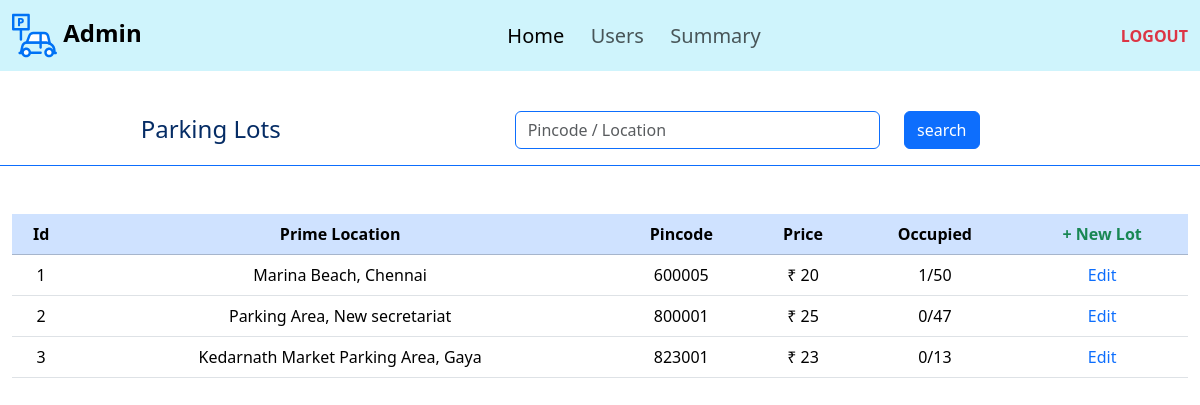
The page /admin (signed in) on the database its author committed.
### application/models.py (models this page shows)
class Parking_lot(db.Model):
    id = db.Column(db.Integer, primary_key=True ,autoincrement=True)
    max_spots = db.Column(db.Integer(), nullable=False)
    price = db.Column(db.Integer(), nullable=False)
    prime_location = db.Column(db.String(), unique=True, nullable=False)
    pincode = db.Column(db.Integer(), nullable=False)
    address = db.Column(db.String(), nullable=False)
    spots = db.relationship('Parking_spot', backref='parking_lot', lazy=True)
    bookings = db.relationship('Booking', backref='parking_lot', lazy=True, order_by='Booking.parking')

### application/controllers.py (the view, shortened to what this page needs)
@app.route('/admin', methods=['GET', 'POST'])
def admin():
    if 'user' not in session:
        return redirect(url_for('login'))
    u=User.query.filter(User.id==session['user']).first()
    if u.is_admin==True:
        lots=Parking_lot.query.all()
        o={}
        for lot in lots:
            o[lot.id]=sum(1 for i in lot.spots if i.is_occupied)
        return render_template('admin.html', parking_lots=lots, o=o)
    return redirect(url_for('user'))

### templates/admin.html (shortened to what this page needs)
{% extends "template.jinja" %}
{% block body %}
<nav class="navbar navbar-expand-lg bg-info-subtle">
    <div class="container-fluid">
        <a class="navbar-brand fs-4" href="/"><img src="/static/parking.svg" width="45" height="45"
                alt="ParkHere"><strong>&nbsp;Admin</strong></a>
        <div class="collapse navbar-collapse " id="navbarText">
            <ul class="navbar-nav m-auto mb-2 mb-lg-0">
                <li class="nav-item">
                    <a class="nav-link fs-5 active" aria-current="page" href="/admin">Home&nbsp;&nbsp;</a>
                </li>
                <li class="nav-item">
                    <a class="nav-link fs-5 " aria-current="page" href="/users">Users&nbsp;&nbsp;</a>
                </li>
                <li class="nav-item">
                    <a class="nav-link fs-5" aria-current="page" href="/summary">Summary&nbsp;&nbsp;</a>
                </li>
            </ul>
            <span class="navbar-text">
                <a class="link-danger link-underline-opacity-0" href="/logout"><b>LOGOUT</b></a>
            </span>
        </div>
    </div>
</nav>
<br>
<div class="container-fluid">
    <form class="row border-bottom border-primary p-3 mb-5" method="post">
        <div class="col-4 text-primary-emphasis text-center fs-4">Parking&nbsp;Lots</div>
        <div class="col-1"></div>
        <div class="col-4 text-primary-emphasis text-end ">
            <input class="form-control border-primary " id="inputEmail5" type="text" name="search"
                placeholder="Pincode / Location">
        </div>
        <div class="col-3 text-primary-emphasis text-start"><button class=' col btn btn-primary'
                type="submit">search</button></div>
    </form>
</div>
<div class="container-fluid text-center">
    <table class="table">
        <thead class="table-primary">
            <th>Id</th>
            <th>Prime Location</th>
            <th>Pincode</th>
            <th>Price</th>
            <th>Occupied</th>
            <th><a class="link-success link-underline-opacity-0 fs-6" href="/addlot">+&nbsp;New&nbsp;Lot</a></th>
        </thead>
        <tbody>
            {% for lot in parking_lots %}
            <tr>
                <td>{{lot.id}}</td>
                <td>{{lot.prime_location}}</td>
                <td>{{lot.pincode}}</td>
                <td>₹ {{lot.price}}</td>
                <td>{{ o[lot.id] }}/{{ lot.spots | length }}</td>
                <td><a class="link-primary link-underline-opacity-0" href="/editlot/{{lot.id}}">Edit</a></td>
            </tr>
            {% endfor %}
        </tbody>
    </table>
</div>
{% endblock %}

### rows shown on the page
Parking_lot: id "1", prime_location "Marina Beach, Chennai", pincode "600005", price "20", spots|length "50"
Parking_lot: id "2", prime_location "Parking Area, New secretariat", pincode "800001", price "25", o "0", spots|length "47"
Parking_lot: id "3", prime_location "Kedarnath Market Parking Area, Gaya", pincode "823001", price "23", o "0", spots|length "13"
